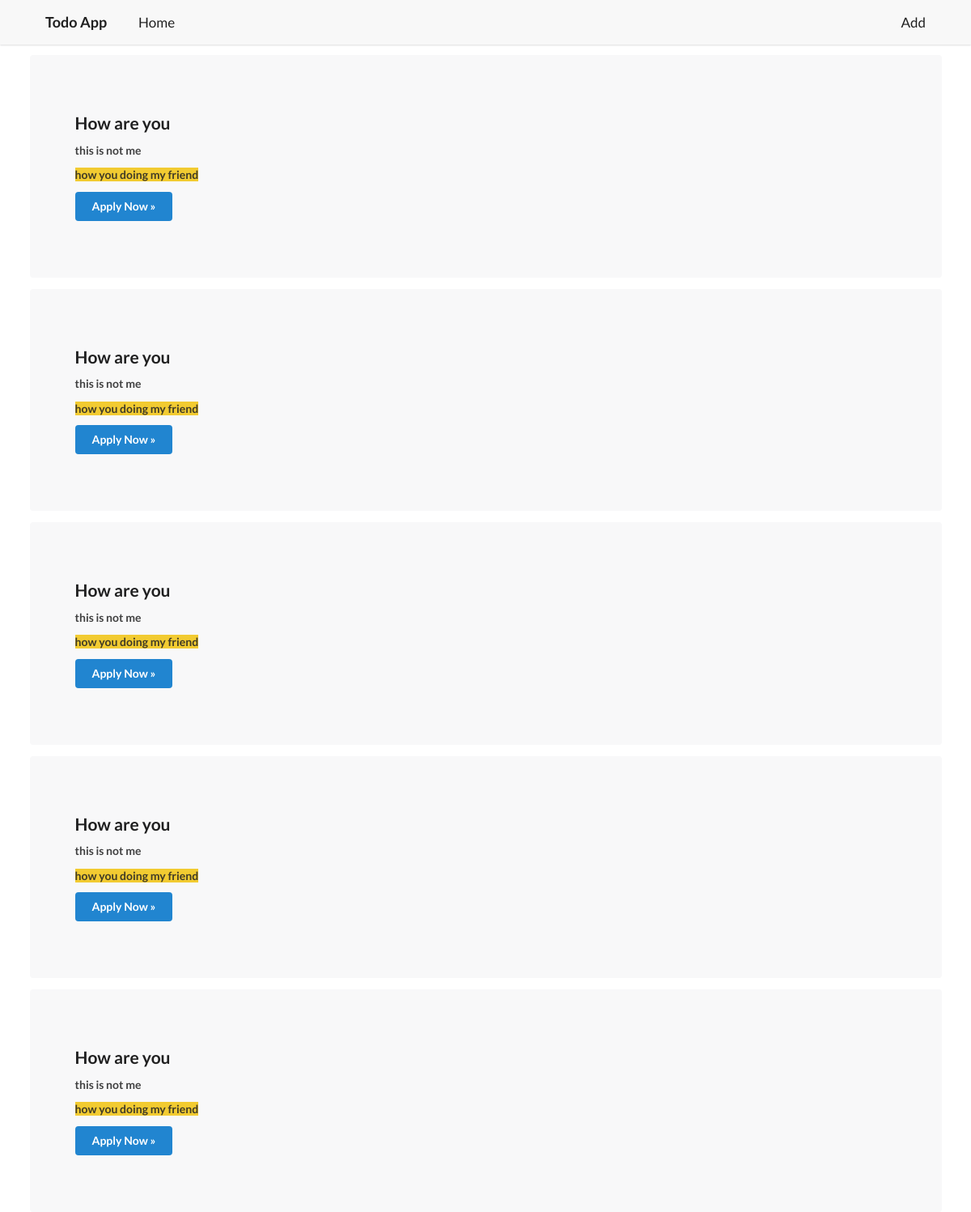
The page / on the database its author committed.
### models.py (models this page shows)
class Job(Base):
    __tablename__ = "items"
    id = Column(Integer, primary_key=True, index=True)
    title = Column(String, index=True)
    description = Column(String, index=True)
    salary = Column(Integer, index=True)

### main.py (the view)
@app.get("/", response_class=HTMLResponse)
async def read_item(request: Request, skip: int = 0, limit: int = 100, db: Session = Depends(get_db)):
    jobs = db.query(Job).all()
    return templates.TemplateResponse("home.html", {
        "request": request,
        "jobs": jobs
    })

### templates/home.html
{% extends "base.html" %}
{% block content %}
{% for job in jobs %}
<div class="ui container">
    <div class="ui message">
        <h1 class="ui huge header">{{ job.title }}</h1>
        <div id="myhtml" class="lead">
            <p>{{ job.description | safe }}</p>
        </div>
        <a class="ui primary button">Apply Now &raquo; </a>
    </div>
</div>
{% endfor %}
{% endblock %}

### templates/base.html (shortened to what this page needs)
<!DOCTYPE html>
<html lang="en">
<head>
    <link rel="stylesheet" href="https://cdn.jsdelivr.net/npm/semantic-ui@2.4.2/dist/semantic.min.css">
    <link rel="stylesheet" href="https://cdnjs.cloudflare.com/ajax/libs/semantic-ui/2.4.1/semantic.min.css"
        type="text/css" />
</head>
<body id="root">
    <div class="ui tablet padded grid">
        <div class="ui top fixed borderless fluid huge menu">
            <div class="ui container">
                <a class="header item">
                    <h3>Todo App</h3>
                </a>
                <a class="item" href="/">Home</a>
                <div class="right menu">
                    <a href="/add_job" class="item">Add</a>
                </div>
            </div>
        </div>
    </div>
    <div class="container">
        {% block content %}
        {% endblock %}
    </div>
</body>
</html>

### templates/base.html (style rules this page uses)
body { min-height: 200px; padding-top: 54px; }
.ui.borderless.menu { background-color: #f8f8f8; box-shadow: 1px; flex-wrap: wrap; border: none; padding-left: 0; padding-right: 0; }
.ui.container>.ui.message { background-color: rga(238, 238, 238); box-shadow: none; padding: 5rem 4rem; margin-top: 1rem; }
.ui.message h1.ui.header { font-size: 1.5rem; }

### rows shown on the page
Job: title "How are you", description "this is not me how you doing my friend"
Job: title "How are you", description "this is not me how you doing my friend"
Job: title "How are you", description "this is not me how you doing my friend"
Job: title "How are you", description "this is not me how you doing my friend"
Job: title "How are you", description "this is not me how you doing my friend"
